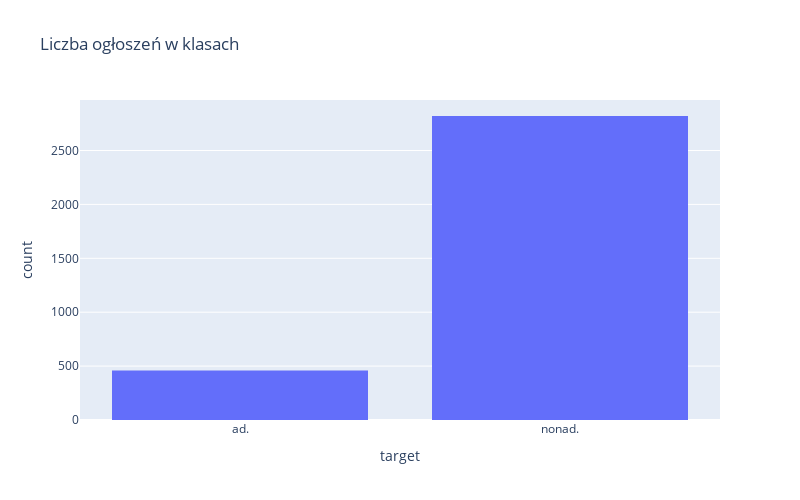

The notebook cell this image was saved under:
### Code cell
# set size of the plot

fig = px.histogram(df, x=last_col_name, title='Liczba ogłoszeń w klasach')
fig.update_layout(width=800, height=500)
fig.show()

### Figure 1 — Plotly figure (JSON) as saved in the notebook; plotly's stock layout.template omitted (floating-point values rounded to 4 significant figures; data arrays with more than 128 entries replaced by an {"elided": "..."} marker saying what was removed)
{"data": [{"alignmentgroup": "True", "bingroup": "x", "hovertemplate": "target=%{x}<br>count=%{y}<extra></extra>", "legendgroup": "", "marker": {"color": "#636efa", "pattern": {"shape": ""}}, "name": "", "offsetgroup": "", "orientation": "v", "showlegend": false, "type": "histogram", "x": {"elided": "3279 str values"}, "xaxis": "x", "yaxis": "y"}], "layout": {"barmode": "relative", "height": 500, "legend": {"tracegroupgap": 0}, "title": {"text": "Liczba ogłoszeń w klasach"}, "width": 800, "xaxis": {"anchor": "y", "domain": [0, 1], "title": {"text": "target"}}, "yaxis": {"anchor": "x", "domain": [0, 1], "title": {"text": "count"}}}}
